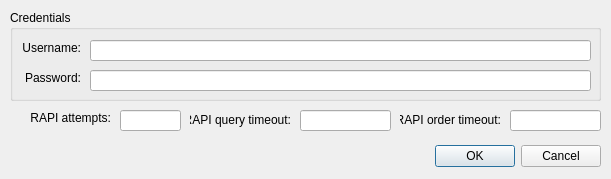
<?xml version="1.0" encoding="UTF-8"?>
<ui version="4.0">
 <class>EodmsDialogBase</class>
 <widget class="QDialog" name="EodmsDialogBase">
  <property name="geometry">
   <rect>
    <x>0</x>
    <y>0</y>
    <width>611</width>
    <height>179</height>
   </rect>
  </property>
  <property name="windowTitle">
   <string>EODMS Settings</string>
  </property>
  <widget class="QDialogButtonBox" name="buttonBox">
   <property name="geometry">
    <rect>
     <x>260</x>
     <y>140</y>
     <width>341</width>
     <height>32</height>
    </rect>
   </property>
   <property name="orientation">
    <enum>Qt::Horizontal</enum>
   </property>
   <property name="standardButtons">
    <set>QDialogButtonBox::Cancel|QDialogButtonBox::Ok</set>
   </property>
   <property name="centerButtons">
    <bool>false</bool>
   </property>
  </widget>
  <widget class="QGroupBox" name="groupBox">
   <property name="geometry">
    <rect>
     <x>10</x>
     <y>10</y>
     <width>591</width>
     <height>91</height>
    </rect>
   </property>
   <property name="title">
    <string>Credentials</string>
   </property>
   <widget class="QLineEdit" name="txtPass">
    <property name="geometry">
     <rect>
      <x>80</x>
      <y>60</y>
      <width>501</width>
      <height>21</height>
     </rect>
    </property>
    <property name="echoMode">
     <enum>QLineEdit::Password</enum>
    </property>
   </widget>
   <widget class="QLabel" name="lblUser">
    <property name="geometry">
     <rect>
      <x>10</x>
      <y>30</y>
      <width>61</width>
      <height>16</height>
     </rect>
    </property>
    <property name="text">
     <string>Username:</string>
    </property>
    <property name="alignment">
     <set>Qt::AlignRight|Qt::AlignTrailing|Qt::AlignVCenter</set>
    </property>
   </widget>
   <widget class="QLabel" name="lblPass">
    <property name="geometry">
     <rect>
      <x>10</x>
      <y>60</y>
      <width>61</width>
      <height>16</height>
     </rect>
    </property>
    <property name="text">
     <string>Password:</string>
    </property>
    <property name="alignment">
     <set>Qt::AlignRight|Qt::AlignTrailing|Qt::AlignVCenter</set>
    </property>
   </widget>
   <widget class="QLineEdit" name="txtUser">
    <property name="geometry">
     <rect>
      <x>80</x>
      <y>30</y>
      <width>501</width>
      <height>21</height>
     </rect>
    </property>
   </widget>
  </widget>
  <widget class="QLabel" name="label_4">
   <property name="geometry">
    <rect>
     <x>20</x>
     <y>110</y>
     <width>91</width>
     <height>16</height>
    </rect>
   </property>
   <property name="text">
    <string>RAPI attempts:</string>
   </property>
   <property name="alignment">
    <set>Qt::AlignRight|Qt::AlignTrailing|Qt::AlignVCenter</set>
   </property>
  </widget>
  <widget class="QLineEdit" name="txtAttempts">
   <property name="geometry">
    <rect>
     <x>120</x>
     <y>110</y>
     <width>61</width>
     <height>21</height>
    </rect>
   </property>
  </widget>
  <widget class="QLineEdit" name="txtQTimeout">
   <property name="geometry">
    <rect>
     <x>300</x>
     <y>110</y>
     <width>91</width>
     <height>21</height>
    </rect>
   </property>
  </widget>
  <widget class="QLabel" name="lblQTimeout">
   <property name="geometry">
    <rect>
     <x>190</x>
     <y>110</y>
     <width>101</width>
     <height>20</height>
    </rect>
   </property>
   <property name="text">
    <string>RAPI query timeout:</string>
   </property>
   <property name="alignment">
    <set>Qt::AlignRight|Qt::AlignTrailing|Qt::AlignVCenter</set>
   </property>
  </widget>
  <widget class="QLineEdit" name="txtOTimeout">
   <property name="geometry">
    <rect>
     <x>510</x>
     <y>110</y>
     <width>91</width>
     <height>21</height>
    </rect>
   </property>
  </widget>
  <widget class="QLabel" name="lblOTimeout">
   <property name="geometry">
    <rect>
     <x>400</x>
     <y>110</y>
     <width>101</width>
     <height>20</height>
    </rect>
   </property>
   <property name="text">
    <string>RAPI order timeout:</string>
   </property>
   <property name="alignment">
    <set>Qt::AlignRight|Qt::AlignTrailing|Qt::AlignVCenter</set>
   </property>
  </widget>
 </widget>
 <tabstops>
  <tabstop>txtUser</tabstop>
  <tabstop>txtPass</tabstop>
  <tabstop>txtAttempts</tabstop>
  <tabstop>txtQTimeout</tabstop>
  <tabstop>txtOTimeout</tabstop>
 </tabstops>
 <resources/>
 <connections>
  <connection>
   <sender>buttonBox</sender>
   <signal>accepted()</signal>
   <receiver>EodmsDialogBase</receiver>
   <slot>accept()</slot>
   <hints>
    <hint type="sourcelabel">
     <x>20</x>
     <y>20</y>
    </hint>
    <hint type="destinationlabel">
     <x>20</x>
     <y>20</y>
    </hint>
   </hints>
  </connection>
  <connection>
   <sender>buttonBox</sender>
   <signal>rejected()</signal>
   <receiver>EodmsDialogBase</receiver>
   <slot>reject()</slot>
   <hints>
    <hint type="sourcelabel">
     <x>20</x>
     <y>20</y>
    </hint>
    <hint type="destinationlabel">
     <x>20</x>
     <y>20</y>
    </hint>
   </hints>
  </connection>
 </connections>
</ui>
